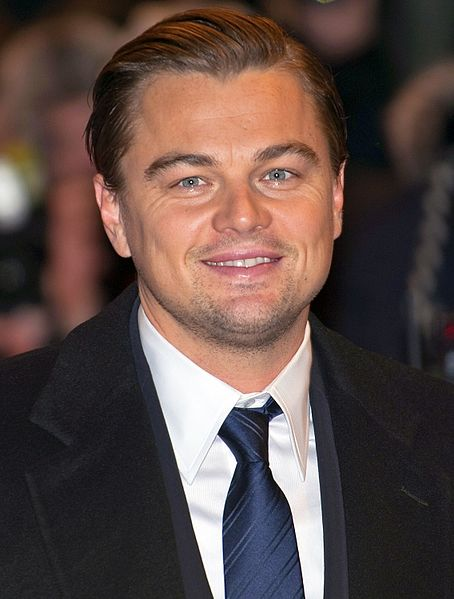
#> input picture dicaprio1.jpg, 454 x 599 px
$ jupyter execute descriptor_matching.ipynb
#> lines starting #> are read from the running program, lines starting #| are printed output that depends on the picture
[cell 1]
import cv2
import numpy as np
import matplotlib.pyplot as plt

# Load images
img1 = cv2.imread('dicaprio1.jpg', cv2.IMREAD_GRAYSCALE)
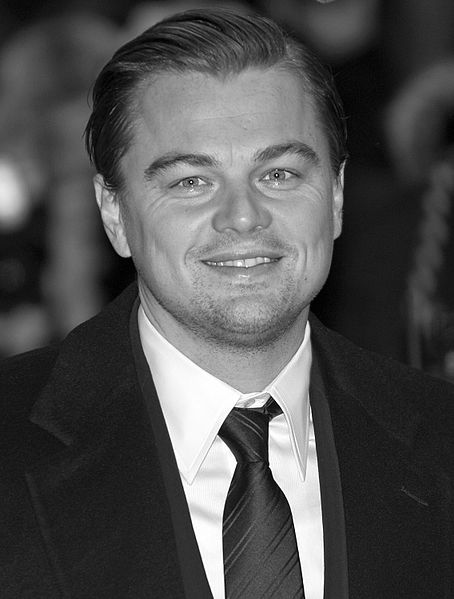
#> img1: shape (599, 454); min 0, max 255, mean 79.3
img2 = cv2.imread('dicaprio2.jpg', cv2.IMREAD_GRAYSCALE)
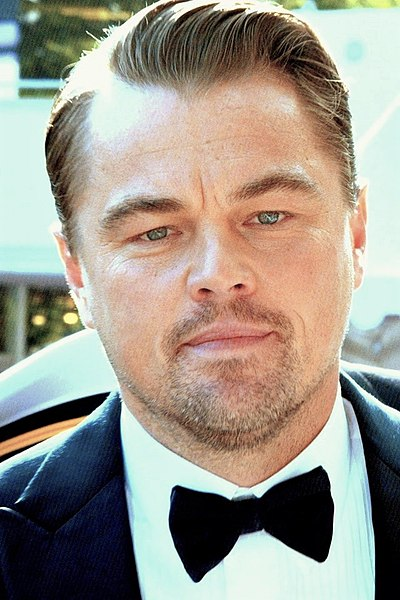
#> input picture dicaprio2.jpg, 400 x 600 px
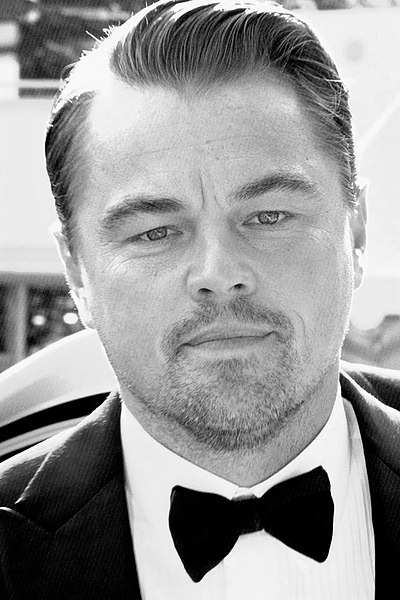
#> img2: shape (600, 400); min 0, max 255, mean 151.7

# Initialize ORB detector
orb = cv2.ORB_create()

# Find keypoints and descriptors
keypoints1, descriptors1 = orb.detectAndCompute(img1, None)
#> keypoints1 = 500 keypoints; strongest (x, y, size): (281, 412, 31), (271, 397, 31), (234, 407, 31), (218, 434, 31)
keypoints2, descriptors2 = orb.detectAndCompute(img2, None)
#> keypoints2 = 500 keypoints; strongest (x, y, size): (320, 466, 31), (320, 467, 37.2), (319, 467, 64.3), (321, 468, 77.1)

# Initialize BFMatcher (Brute-Force Matcher)
bf = cv2.BFMatcher(cv2.NORM_HAMMING, crossCheck=True)

# Match descriptors
matches = bf.match(descriptors1, descriptors2)
#> matches = 127 matches

# Sort matches by distance
matches = sorted(matches, key=lambda x: x.distance)

# Draw matches
img_matches = cv2.drawMatches(img1, keypoints1, img2, keypoints2, matches[:10], None, flags=cv2.DrawMatchesFlags_NOT_DRAW_SINGLE_POINTS)
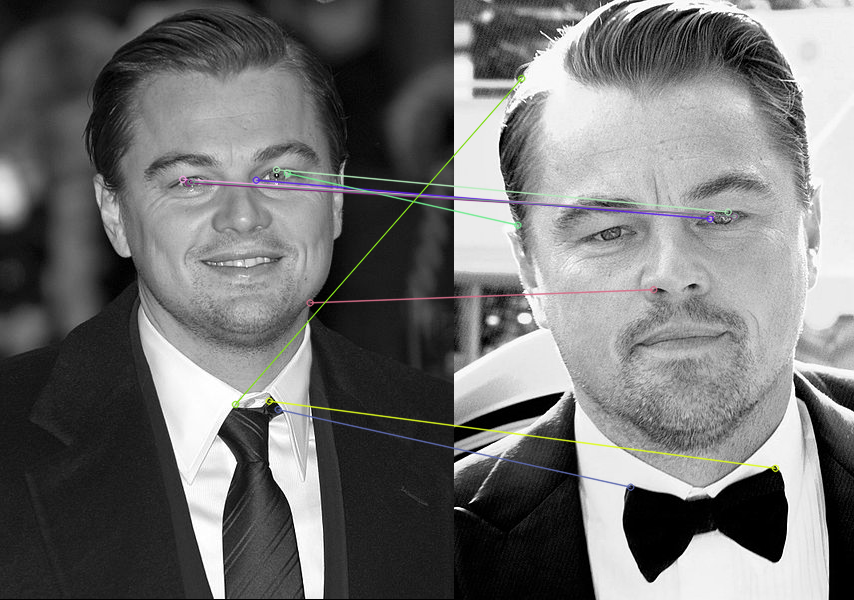
#> img_matches: shape (600, 854, 3); mean of channels 0, 1, 2 113.3, 113.6, 113.5; drawn as B, G, R

# Convert the image to RGB format (Matplotlib uses RGB)
img_matches_rgb = cv2.cvtColor(img_matches, cv2.COLOR_BGR2RGB)
cv2.imwrite('matches_image.jpg', img_matches_rgb)

# Plot the matches using Matplotlib
plt.figure(figsize=(12, 6))
plt.imshow(img_matches_rgb)
plt.axis('off')  # Turn off axis
plt.title('Top Matches')
plt.show()
